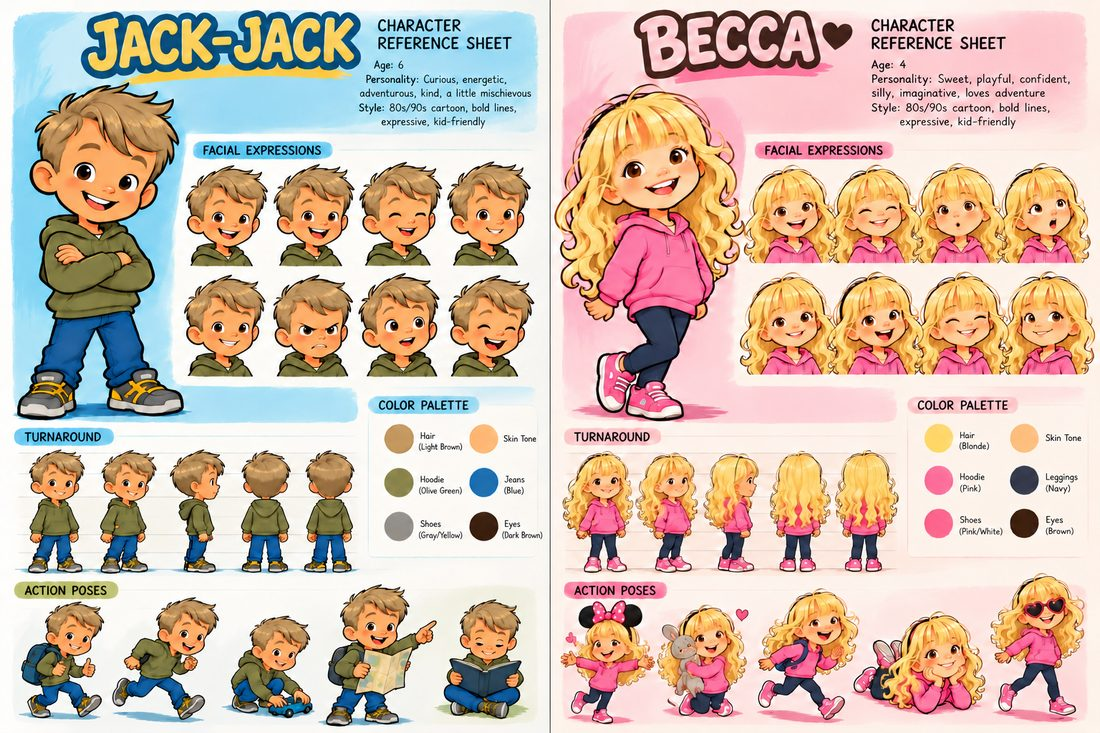
#> input picture docs/site/img/character-sheets.jpg, 1100 x 733 px, given in place of Jack-Jack and Becca Character Sheets v0.4.png, which was not available
$ python make_docs_images.py
#> lines starting #> are read from the running program, lines starting #| are printed output that depends on the picture; pictures that were not available may be replaced by others from this repository, and a replacement may not be noted
### tools/import_art.py
"""Import game art from Ryan's art project into assets/, driven by data/art_manifest.json.

Generators:
  copy        - copy the source file from ART_ROOT byte for byte
  recolor     - hue-rotate the dominant fill of another game asset (clothing color variants)
  placeholder - draw a UI or car stand-in (tools/make_placeholders.py)
  token       - a kid's face in the maze token frame (tools/make_tokens.py)
  voice       - synthesize a spoken line (tools/make_voice.py)
  video       - convert a source clip to Ogg Theora for Godot (optional "start" seconds to skip, "cover" [x, y, w, h] to blur)
  music       - synthesize the placeholder background tunes (tools/make_music.py)
  sfx         - synthesize the placeholder sound effects (tools/make_sfx.py)

Usage: python3 tools/import_art.py        (idempotent; ART_ROOT overrides the art project path)
"""
import colorsys
import json
import os
import shutil
import subprocess
import sys
from pathlib import Path

import numpy as np
from PIL import Image

ROOT = Path(__file__).resolve().parent.parent
sys.path.insert(0, str(ROOT / "tools"))
import import_voice  # noqa: E402
import make_music  # noqa: E402
import make_placeholders  # noqa: E402
import make_tokens  # noqa: E402
import make_sfx  # noqa: E402
import make_voice  # noqa: E402

ART_ROOT = Path(os.environ.get("ART_ROOT", "/mnt/c/Users/rgris/Documents/ChatGPT/Kids Packing Video"))
MANIFEST = ROOT / "data" / "art_manifest.json"
FFMPEG_IMAGE = "jrottenberg/ffmpeg:6.1-alpine"
DOCKER_WIN = "/mnt/c/Program Files/Docker/Docker/resources/bin/docker.exe"
HUE_BAND = 25 / 360  # pixels within this hue distance of the dominant fill get recolored


# [17 lines left out: function recolor, not called in this run]


def docker():
    """Docker CLI plus a function mapping a WSL path to a mount source."""
    try:
        subprocess.run(["docker", "info"], check=True, capture_output=True)
        return ["docker"], str
    except (OSError, subprocess.CalledProcessError):
        to_win = lambda p: subprocess.run(["wslpath", "-w", str(p)], check=True, capture_output=True, text=True).stdout.strip()
        return [DOCKER_WIN], to_win


# [50 lines left out: functions convert_video, main, not called in this run]


# [2 lines that do not run on import are left out]

### tools/make_docs_images.py
"""Make the small JPGs the docs page shows: docs/site/img/.

Reads the storyboard keyframes and character sheet from the packing-video folder (read-only),
a still from each delivered video clip, and a few in-game art pieces from assets/.
Run it locally after new keyframes or clips arrive; the JPGs are committed so CI never needs
the packing-video folder.

Usage: python3 tools/make_docs_images.py
"""
import re
import shutil
import subprocess
import tempfile
from pathlib import Path

from PIL import Image

import import_art

ROOT = Path(__file__).resolve().parent.parent
OUT = ROOT / "docs" / "site" / "img"
WIDTH = 720
# Long generated file names get a short one.
CLIP_NAMES = {
    "gen-4-5-the-two-characters-gently-push-t": "to-the-car",
    "gemini-video-jack-jack-becca-airport": "airport",
    "runway-panel-14-v0-1": "panel-14",
    "runway-vhs-intro-test": "vhs-intro",
}
GAME_ART = {
    "jack-room": "assets/backgrounds/jack-room.png",
    "becca-room": "assets/backgrounds/becca-room.png",
    "jack-card": "assets/cards/jack.png",
    "becca-card": "assets/cards/becca.png",
    "jack-cheer": "assets/characters/jack/cheer.png",
    "becca-cheer": "assets/characters/becca/cheer.png",
}


def save(img: Image.Image, name: str, width: int = WIDTH) -> None:
    if img.mode in ("RGBA", "LA", "P"):
        img = img.convert("RGBA")
        bg = Image.new("RGB", img.size, (255, 253, 247))
        bg.paste(img, mask=img.split()[3])
        img = bg
    if img.width > width:
        img = img.resize((width, round(img.height * width / img.width)), Image.LANCZOS)
    img.convert("RGB").save(OUT / f"{name}.jpg", quality=82, optimize=True)
    print("wrote", name)


def keyframes() -> None:
    for src in sorted((import_art.ART_ROOT / "Keyframes").glob("Packing Video Panel *PROVISIONAL.png")):
        panel = re.search(r"Panel (\w+) ", src.name).group(1).lower()
        save(Image.open(src), f"panel-{panel}")
    save(Image.open(import_art.ART_ROOT / "Character Sheets" / "Jack-Jack and Becca Character Sheets v0.4.png"),
         "character-sheets", 1100)
#> in save, img is the input picture: PIL image 1100x733 RGB; mean R, G, B 209.6, 188.5, 173.8


def clip_stills() -> None:
    cli, mount = import_art.docker()
    for src in sorted((import_art.ART_ROOT / "Videos").glob("*.mp4")):
        name = re.sub(r"[^a-z0-9]+", "-", src.stem.lower())[:40].strip("-")
        name = CLIP_NAMES.get(name, name)
        with tempfile.TemporaryDirectory() as tmp:
            work = Path(tmp)
            shutil.copyfile(src, work / "in.mp4")
            subprocess.run(cli + ["run", "--rm", "-v", f"{mount(work)}:/a", import_art.FFMPEG_IMAGE, "-y",
                                  "-loglevel", "error", "-ss", "2", "-i", "/a/in.mp4", "-frames:v", "1", "/a/still.png"],
                           check=True)
            save(Image.open(work / "still.png"), f"clip-{name}")


def game_art() -> None:
    for name, path in GAME_ART.items():
        img = Image.open(ROOT / path)
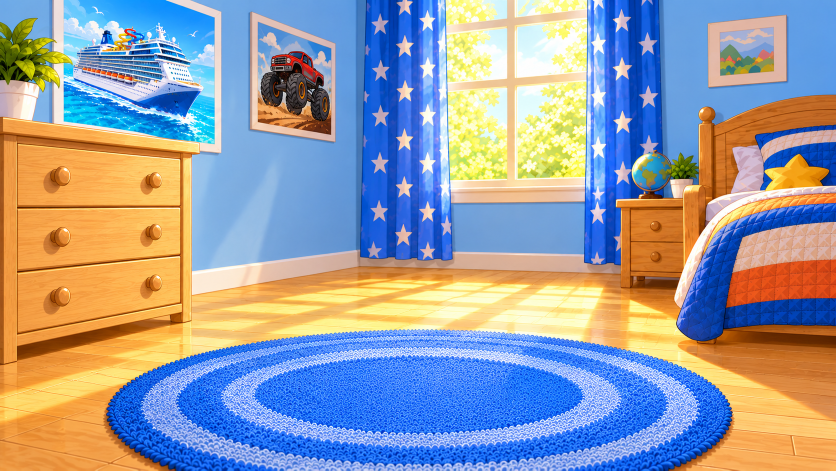
#> input picture assets/backgrounds/jack-room.png, 1672 x 941 px (shown at 1/2 size)
#> img is the input picture: PIL image 1672x941 RGB; mean R, G, B 152.5, 156.3, 165.7
        if "cheer" in name:
            img = img.crop(img.getbbox())
        save(img, f"game-{name}", 480 if "cheer" in name else WIDTH)
#> call 2 of save, with name = 'game-jack-room', width = 720
#> in save (call 2), `img = img.resize((width, round(img.height * width / img.width)), Image..`:
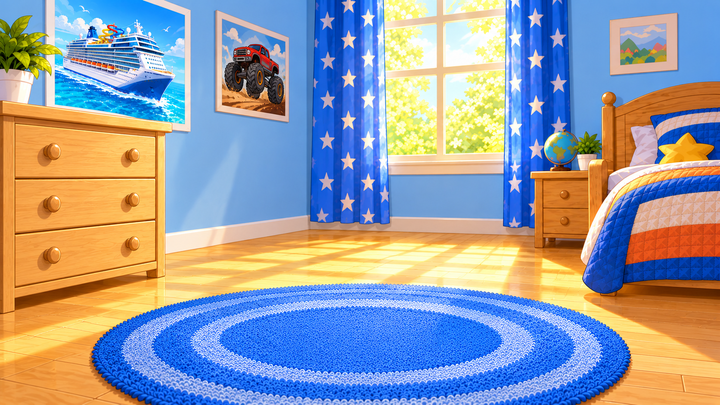
#> img: PIL image 720x405 RGB; mean R, G, B 152.5, 156.3, 165.7
#> pass 2 of the loop in game_art, `for name, path in GAME_ART.items():`:
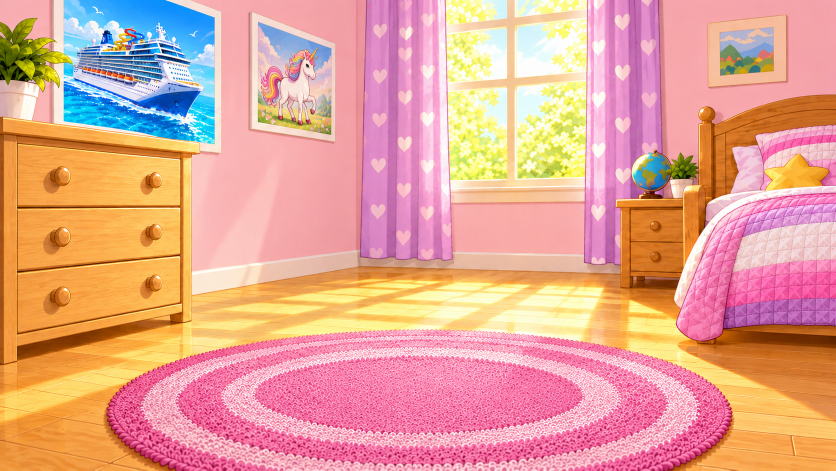
#> input picture assets/backgrounds/becca-room.png, 1672 x 941 px (shown at 1/2 size)
#> in game_art, img is the input picture: PIL image 1672x941 RGB; mean R, G, B 227.9, 164.3, 147.8
#> in save (call 3), `img = img.resize((width, round(img.height * width / img.width)), Image..`:
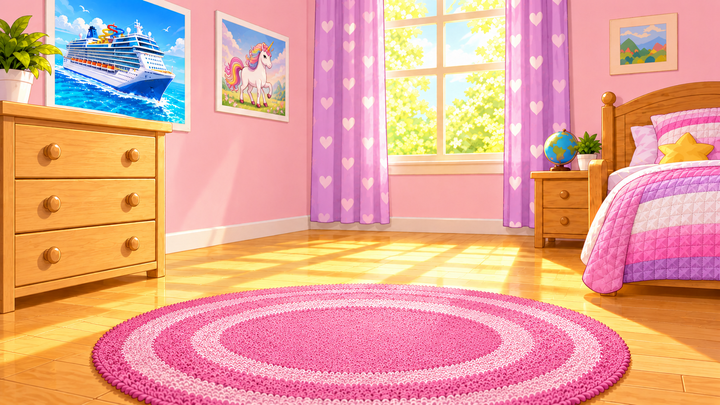
#> img: PIL image 720x405 RGB; mean R, G, B 227.9, 164.3, 147.8
#> pass 3 of the loop in game_art, `for name, path in GAME_ART.items():`:
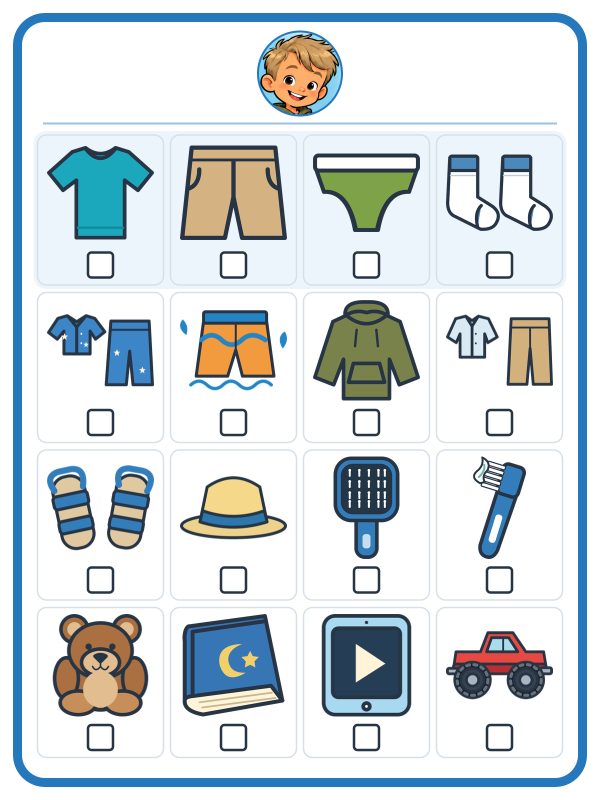
#> input picture assets/cards/jack.png, 1200 x 1600 px (shown at 1/2 size)
#> in game_art, img is the input picture: PIL image 1200x1600 RGBA; mean R, G, B, A 209.7, 217.6, 221.4, 255
#> in save (call 4), `bg = Image.new("RGB", img.size, (255, 253, 247))`:
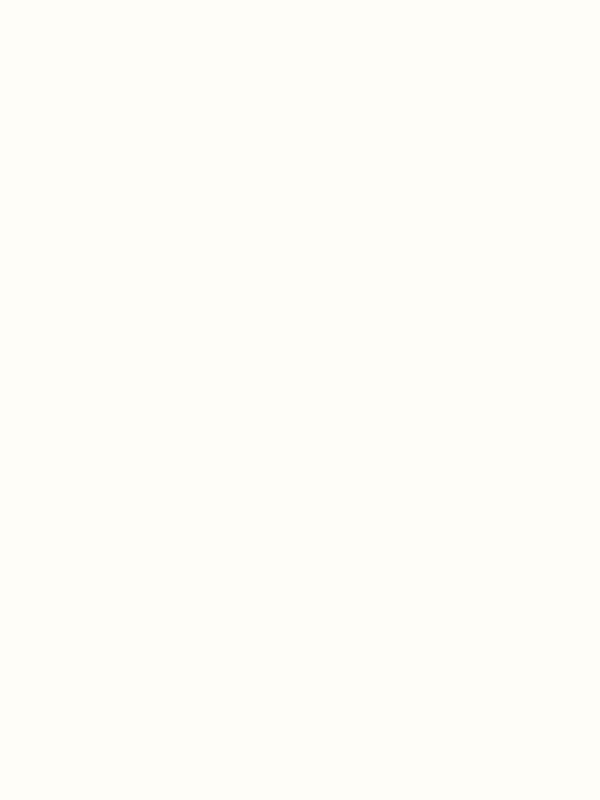
#> bg: PIL image 1200x1600 RGB (shown at 1/2 size); mean R, G, B 255, 253, 247
#> in save (call 4), `img = img.resize((width, round(img.height * width / img.width)), Image..`:
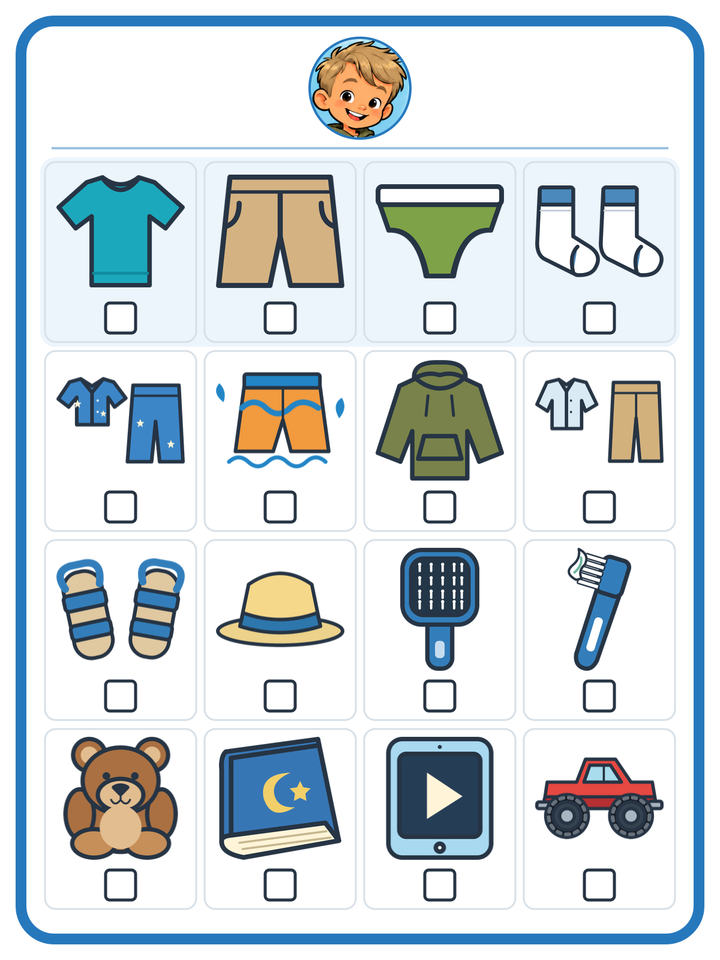
#> img: PIL image 720x960 RGB; mean R, G, B 209.5, 217.4, 221.2
#> the loop made 6 passes; the first 3 are shown


def main() -> None:
    OUT.mkdir(parents=True, exist_ok=True)
    keyframes()
    clip_stills()
    game_art()


if __name__ == "__main__":
    main()
